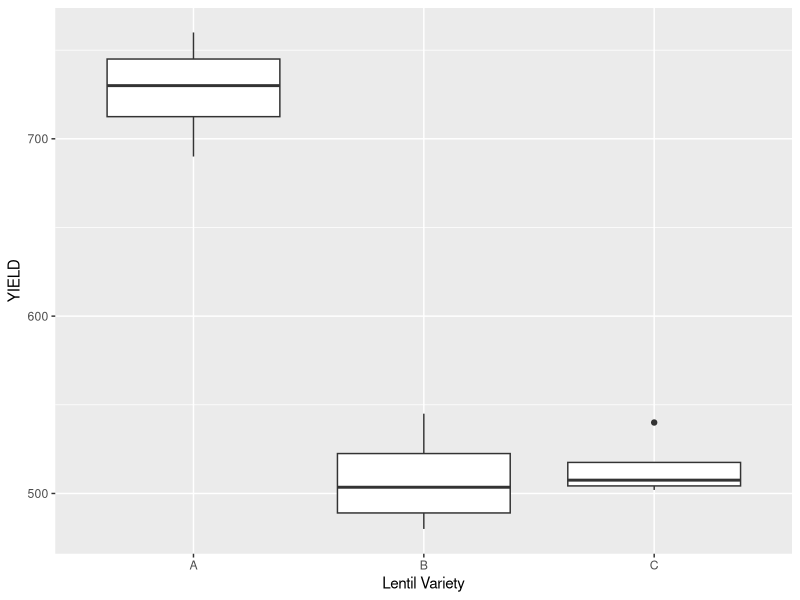
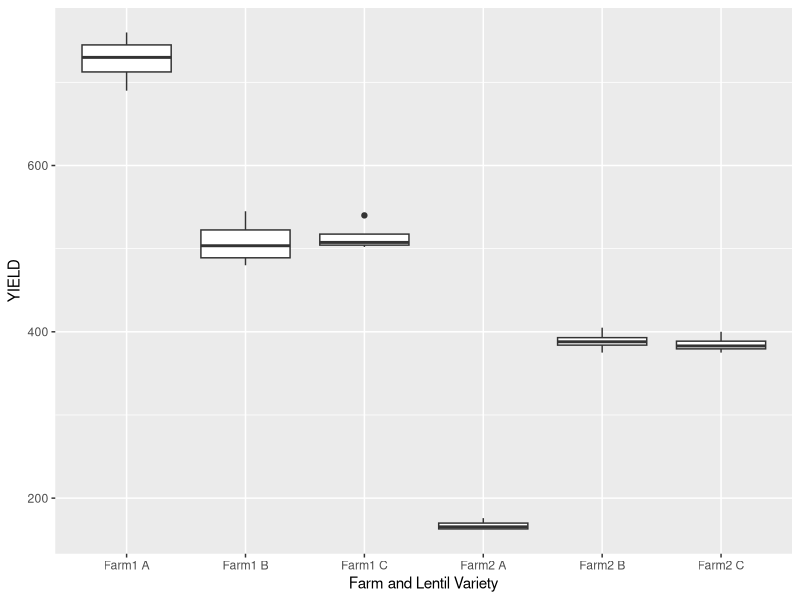
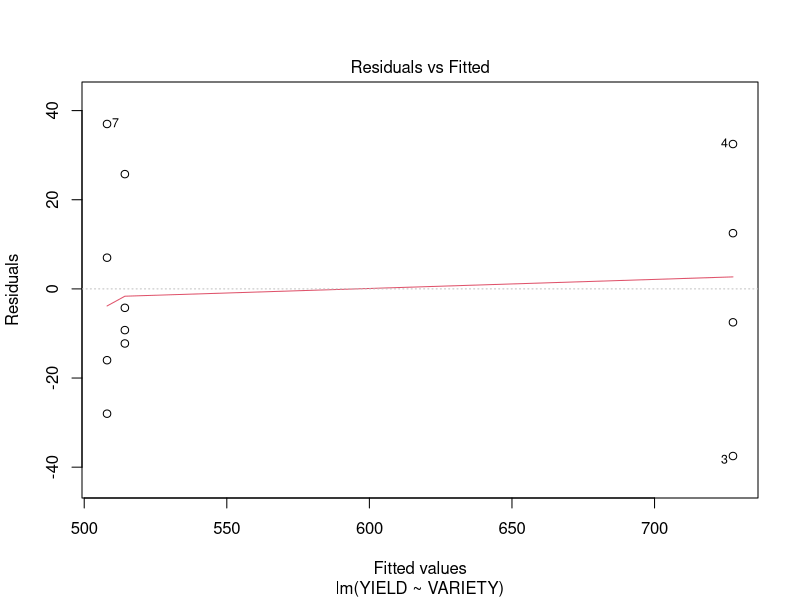
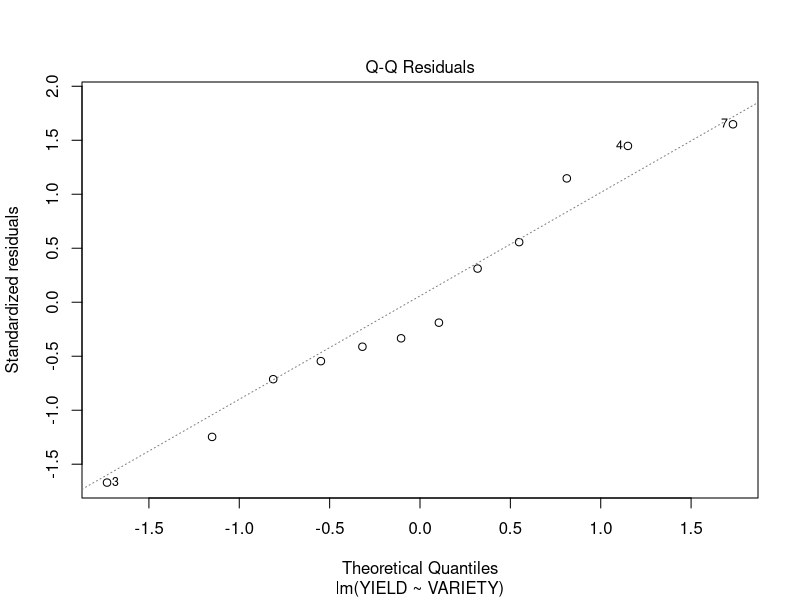
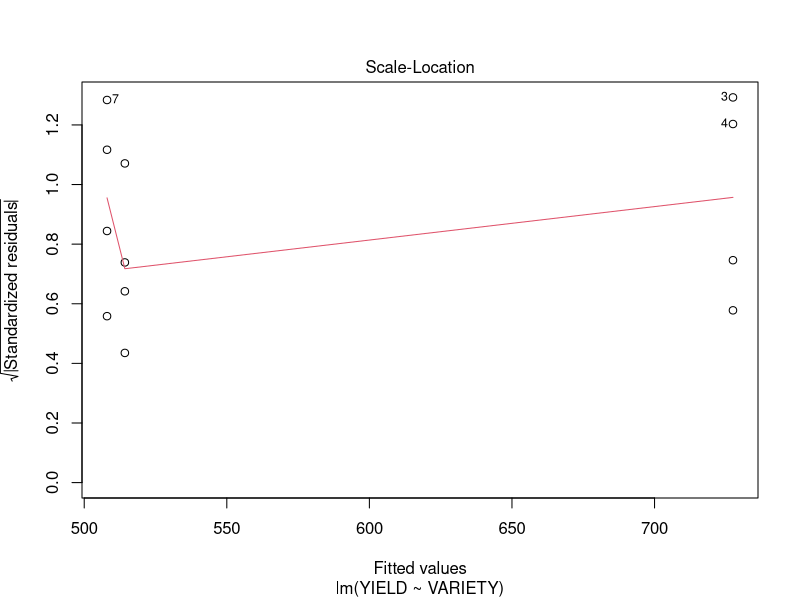
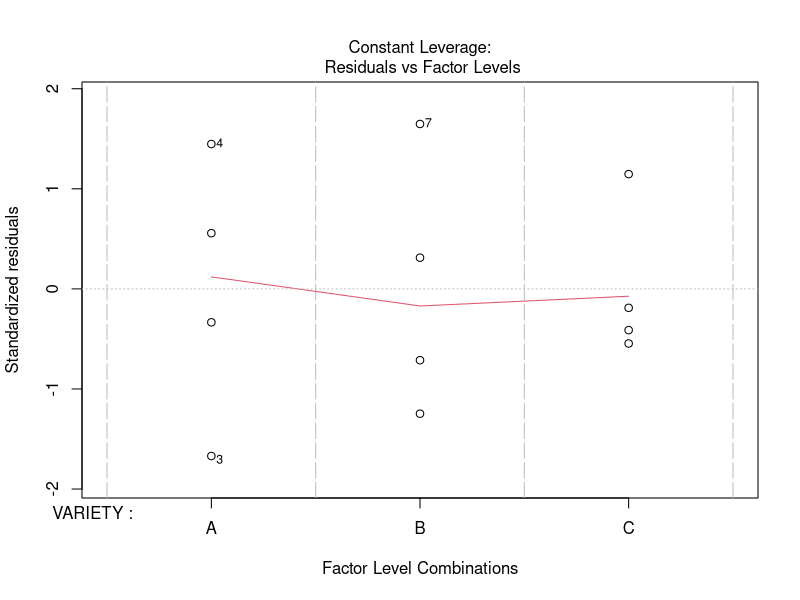
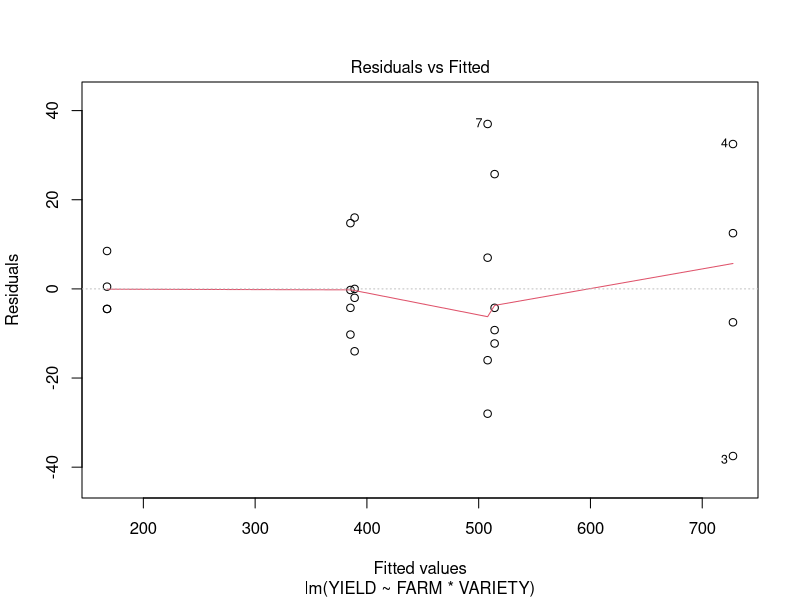
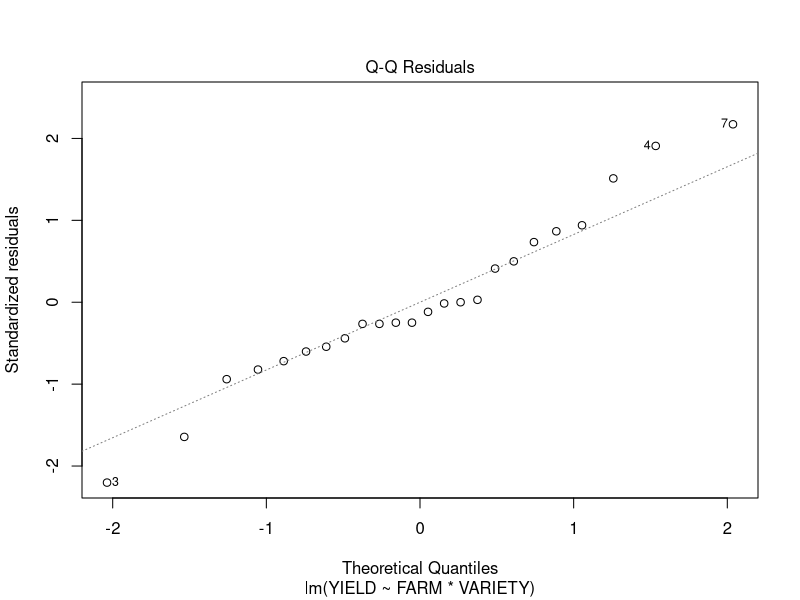

Write the R code that produced these figures, in order.
#Unit 3 - Parametric Statistics

#Importing Data for parametric statistics
lentils<-read.csv("lentils.csv", header = T, na.strings = T)

head(lentils)
str(lentils)

lentilN<-read.csv("lentils_nitrogen.csv", header = T, na.strings = "")

head(lentilN)
View(lentilN)

#install needed packages for parametric testing
install.packages("ggplot2", "dplyr", "tidyr")
library("ggplot2")
library("dplyr")
library("tidyr")

#Single treatement analysis - Building a BOXPLOT
graphics.off
ggplot(filter(lentils, FARM=="Farm1"), aes(x=VARIETY, y=YIELD)) +geom_boxplot()+
  scale_x_discrete(name="Lentil Variety")

#Multiple treatment analysis - Grouping Boxplots
ggplot(lentils, aes(x=paste(FARM, VARIETY), y=YIELD)) +geom_boxplot()+
  scale_x_discrete(name="Farm and Lentil Variety")

#Check normality and variance by plotting the data residuals

#Single treatment anaysis
plot(lm(YIELD~VARIETY, data=filter(lentils, FARM=="Farm1")))

#Multiple treatment anaysis
plot(lm(YIELD~FARM*VARIETY, data=lentils))

#Testing normality statistically - Shapiro-Wilks
#Multiple treatments means multiple tests of combinations for normality -
#e.g. Farm varieties A B and C

F1VarA<-filter(lentils, FARM=="Farm1"& VARIETY=="A")
shapiro.test(F1VarA$YIELD)
F1VarB<-filter(lentils, FARM=="Farm1"& VARIETY=="B")
shapiro.test(F1VarB$YIELD)
F1VarC<-filter(lentils, FARM=="Farm1"& VARIETY=="C")
shapiro.test(F1VarB$YIELD)

F2VarA<-filter(lentils, FARM=="Farm2"& VARIETY=="A")
shapiro.test(F2VarA$YIELD)
F2VarB<-filter(lentils, FARM=="Farm2"& VARIETY=="B")
shapiro.test(F2VarB$YIELD)
F2VarC<-filter(lentils, FARM=="Farm2"& VARIETY=="C")
shapiro.test(F2VarB$YIELD)

#Testing homogeneity and equal variance statistically - Bartlett

Farm1<-filter(lentils, FARM=="Farm1")
Farm2<-filter(lentils, FARM=="Farm2")
bartlett.test(Farm1$YIELD~Farm1$VARIETY)
bartlett.test(Farm2$YIELD~Farm2$VARIETY)

#Option - change the distribution of the data (3 main ways)

sqrt_PROTIEN<-sqrt(lentils$PROTEIN)   #Square root the data
log_PROTEIN<-log(lentils$PROTEIN)     #log transform the data
inv_PROTEIN<-1/lentils$PROTEIN        #inverse the data

#One sample T-TEST --> is the mean of VARIETY for Farm1 greater than 650 (pop mean)
t.test(F1VarA$YIELD, mu=650, alternative = "greater")

#Two sample T-TEST --> are the means of two populations significantly different?
#E.g. are varieties A and B on Farm 1 significantly different?
t.test(F1VarA$YIELD, F1VarB$YIELD, alternative = "two.sided")

#Paired t-test --> comparison of individuals or samples before and after treatement
t.test(lentilN$BEFORE, lentilN$AFTER)                   #normal T-Test
t.test(lentilN$BEFORE, lentilN$AFTER, paired = T)     #paired T-Test

#One-way ANOVA - investigating the effect of ne treatment
#example uses the variety of lentil (ignoring the FARM)

output.lm<-anova(lm(YIELD~VARIETY, data=lentils))   #ANOVA option 1
output.lm

output.aov<-aov(YIELD~VARIETY, data = lentils)      #ANOVA option 2 (gives the same result)
summary(output.aov)
# high p-value - no significant effect of lentil variety on yield 

#Multi-way ANOVA
#Examining the main effect and interacting effects (e.g., farm 1 and 2, and varieties ABC)

output.2m<-anova(lm(YIELD~VARIETY*FARM,data=lentils))
output.2m       #view the ANOVA output

output2.aov<-aov(YIELD~VARIETY*FARM, data=lentils)
summary(output2.aov)

#Since there is a significant interaction of variety and farm we need to look further
#PAIRWISE COMPARISONS

#However, instead of running mutliple T-Tests, you can run one test in R "TukeyHSD"
#Tukey runs all the comparisons for every treatment level and automatically adjusts the p-value

TukeyHSD(aov(YIELD~FARM*VARIETY,data = lentils))

#Can also observe the interaction visually with an interaction plot

#Varieties across Farms
interaction.plot(lentils$FARM,lentils$VARIETY,lentils$YIELD)

#Varieties at farms
interaction.plot(lentils$VARIETY,lentils$FARM,lentils$YIELD)

#Lines cross? --> significant interaction!
#interpretation --> higher yield farm 1 compared to farm 2, with big difference for Var A

#Analysis of Covariance

data.F1<-filter(lentils, FARM=="Farm1")
data.F1$NITROGEN = c(2.2, 3.4, 1.9, 4.3, 3.8, 1.1, 4.9, 2.5, 5.7, 1.0, 3.2, 2.0)
data.F1$BLOCK=c("B2","B3","B1","B4","B3","B1","B4","B2","B4","B1","B3","B2")

#Determining the effect of a covariate
summary(aov(YIELD~VARIETY, data=data.F1))
summary(aov(YIELD~VARIETY+NITROGEN,data=data.F1))

#Adding a Block structure
#if blocking accounts for a proportion of the variance then your test becomes more powerful

summary(aov(YIELD~VARIETY, data = data.F1))
summary(aov(YIELD~VARIETY+BLOCK, data = data.F1))

#smaller p-value, inclusion of BLOCK accounted for part of the error
#lowering the residual SS and MS, increading the F-ratio and decreasgin the p-value